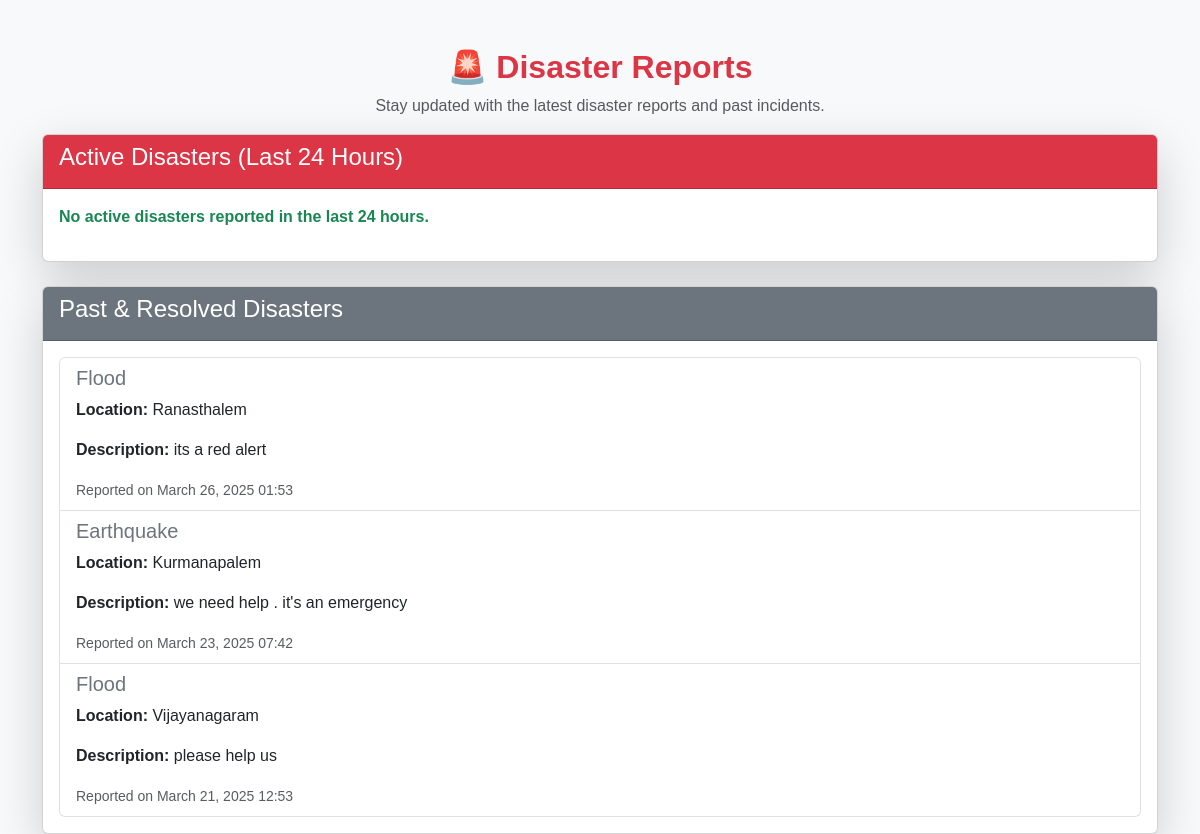
Page /disaster_reports/ (signed in) on the committed database.
### disaster_app/models.py (models this page shows, shortened)
class DisasterReport(models.Model):
    DISASTER_TYPES = [
        ("Flood", "Flood"),
        ("Earthquake", "Earthquake"),
        ("Fire", "Fire"),
        ("Tornado", "Tornado"),
        ("Other", "Other"),
    ]
    disaster_type = models.CharField (max_length=50, choices=DISASTER_TYPES)
    location = models.CharField(max_length=255)
    description = models.TextField()
    contact = models.CharField (max_length=100)
    image = models.ImageField(upload_to='disaster_reports/', blank=True, null=True)
    created_at = models.DateTimeField(auto_now_add=True)
    timestamp = models.DateTimeField (default=now)  # Auto-set timestamp
    def is_active(self):
        from datetime import timedelta
        return now() - self.timestamp <= timedelta (hours=24)

### disaster_app/views.py (the view)
# urls.py: path('disaster_reports/',views.disaster_reports, name='disaster_reports'),
@login_required
def disaster_reports(request):
    all_reports = DisasterReport.objects.all ().order_by ('-timestamp')
    active_disasters = [report for report in all_reports if report.is_active ()]
    past_disasters = [report for report in all_reports if not report.is_active ()]
    context = {
        'active_disasters': active_disasters,
        'past_disasters': past_disasters,
        'has_active_disasters': bool (active_disasters),  # Flag for blinking button
    }
    return render (request, 'disaster_reports.html', context)

### disaster_app/templates/disaster_reports.html (shortened to what this page needs)
{% load static %}
<!DOCTYPE html>
<html lang="en">
<head>
    <link href="https://cdn.jsdelivr.net/npm/bootstrap@5.3.0/dist/css/bootstrap.min.css" rel="stylesheet">
</head>
<body>
{% block content %}
<div class="container mt-5">
    <h2 class="text-center text-danger fw-bold">🚨 Disaster Reports</h2>
    <p class="text-center text-muted">Stay updated with the latest disaster reports and past incidents.</p>
    <div class="card mb-4 shadow-lg">
        <div class="card-header bg-danger text-white">
            <h4> Active Disasters (Last 24 Hours)</h4>
        </div>
        <div class="card-body">
            {% if active_disasters %}
                <ul class="list-group">
                    {% for report in active_disasters %}
                        <li class="list-group-item">
                            <h5 class="text-danger"><i class="fas fa-fire"></i> {{ report.disaster_type }}</h5>
                            <p><strong>Location:</strong> {{ report.location }}</p>
                            <p><strong>Description:</strong> {{ report.description }}</p>
                            <p><strong>Contact info:</strong> {{ report.contact }}</p>
                            {% if report.media %}
                                <img src="{{ report.media.url }}" class="img-fluid rounded mb-2" alt="Disaster Image" width="300">
                            {% endif %}
                            <small class="text-muted"><i class="far fa-clock"></i> Reported on {{ report.timestamp|date:"F d, Y H:i" }}</small>
                        </li>
                    {% endfor %}
                </ul>
            {% else %}
                <p class="text-success fw-bold"> No active disasters reported in the last 24 hours.</p>
            {% endif %}
        </div>
    </div>
    <div class="card shadow-lg">
        <div class="card-header bg-secondary text-white">
            <h4> Past & Resolved Disasters</h4>
        </div>
        <div class="card-body">
            {% if past_disasters %}
                <ul class="list-group">
                    {% for report in past_disasters %}
                        <li class="list-group-item">
                            <h5 class="text-secondary"> {{ report.disaster_type }}</h5>
                            <p><strong>Location:</strong> {{ report.location }}</p>
                            <p><strong>Description:</strong> {{ report.description }}</p>
                            <small class="text-muted"> Reported on {{ report.timestamp|date:"F d, Y H:i" }}</small>
                        </li>
                    {% endfor %}
                </ul>
            {% else %}
                <p class="text-muted fw-bold"><i class="fas fa-info-circle"></i> No past disasters recorded.</p>
            {% endif %}
        </div>
    </div>
</div>
{% endblock %}
</body>
</html>

### disaster_app/templates/disaster_reports.html (style rules this page uses)
body { background-color: #f8f9fa; font-family: Arial, sans-serif; }

### rows in the picture
DisasterReport: disaster_type "Flood", location "Ranasthalem", description "its a red alert", timestamp "March 26, 2025 01:53"
DisasterReport: disaster_type "Earthquake", location "Kurmanapalem", description "we need help . it's an emergency", timestamp "March 23, 2025 07:42"
DisasterReport: disaster_type "Flood", location "Vijayanagaram", description "please help us", timestamp "March 21, 2025 12:53"
